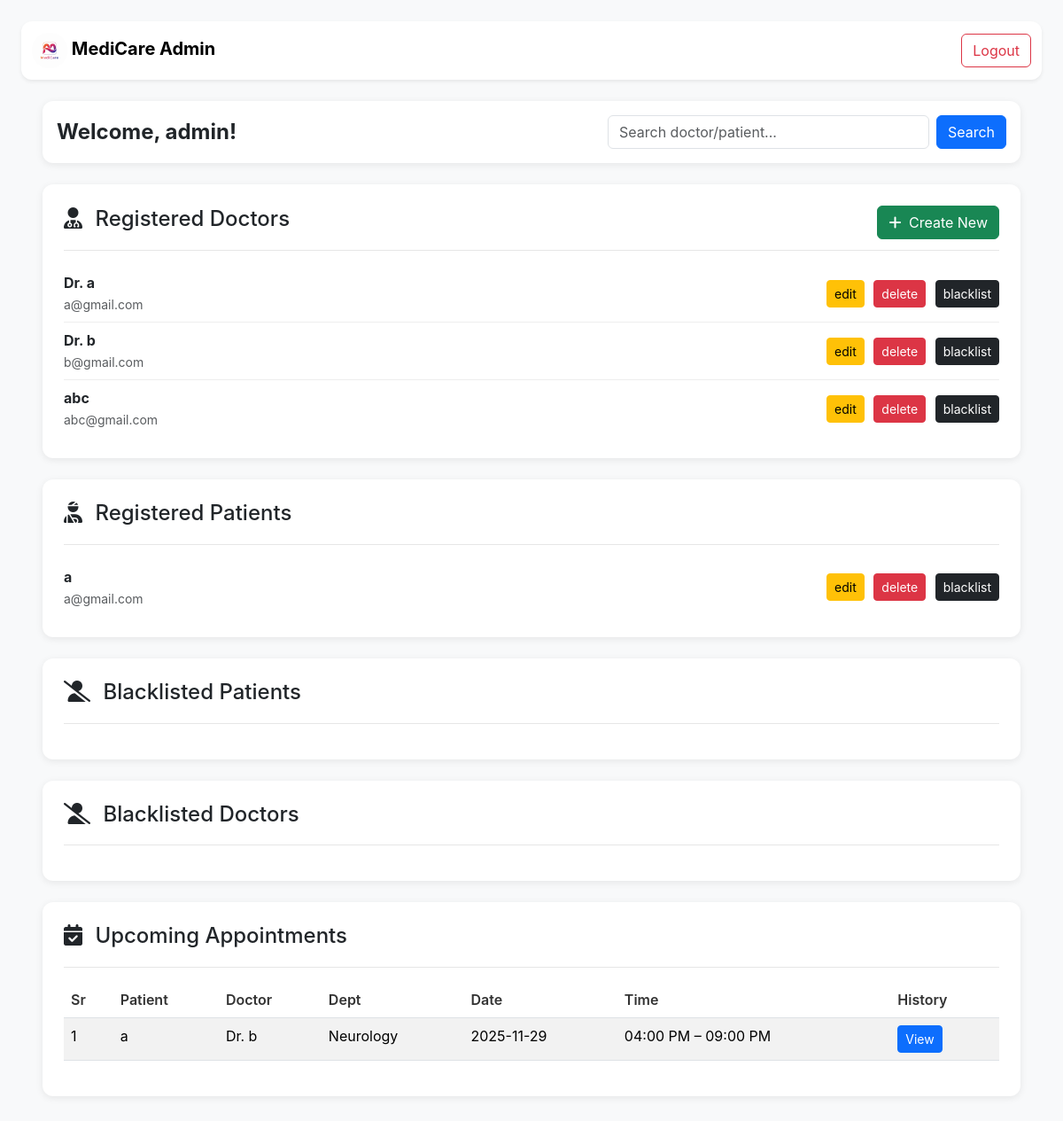
/admin, run on an earlier commit of the app's database.
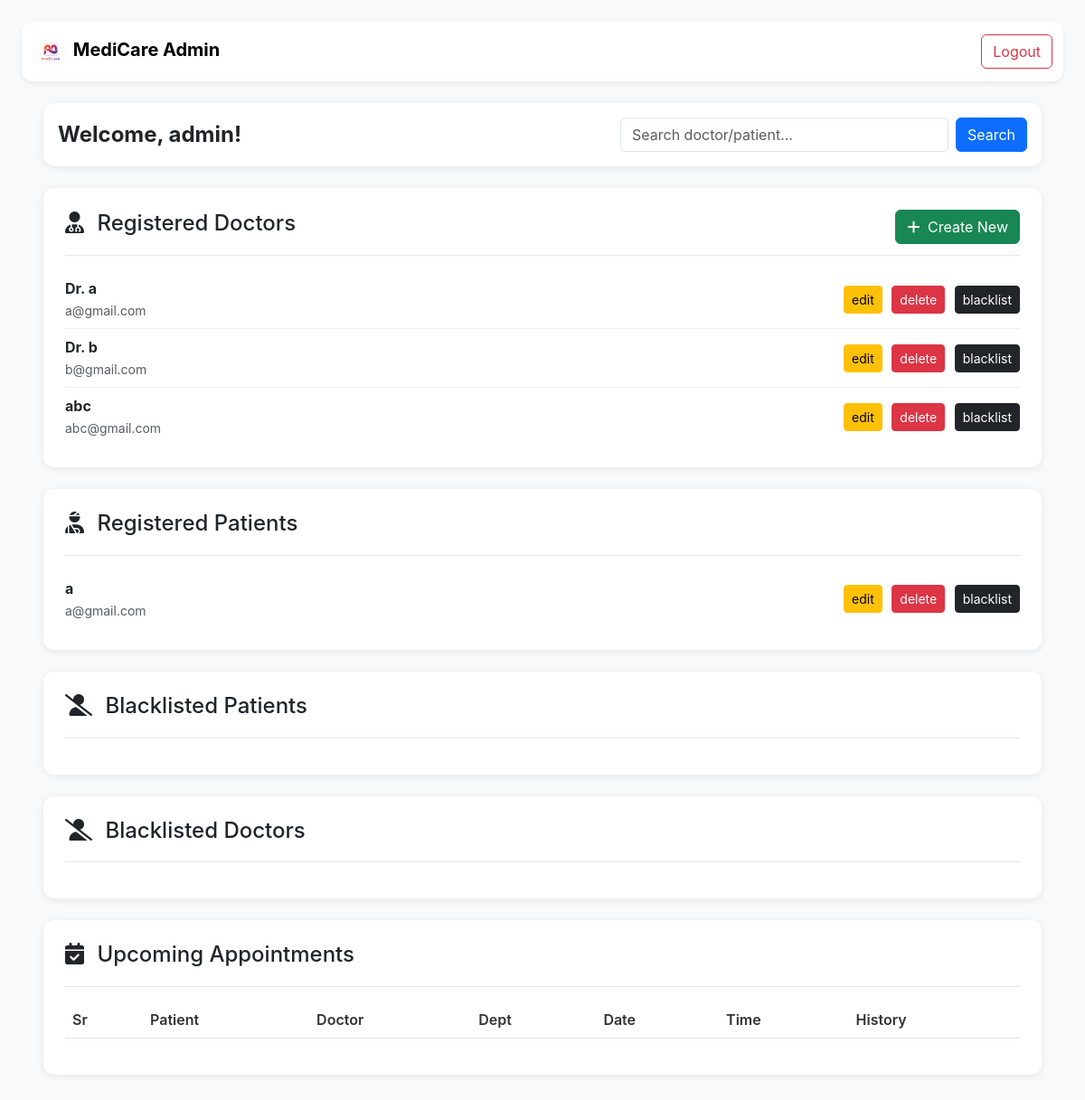
And on a later commit of the database.
### application/models.py (models this page shows)
class Doctor(db.Model):
    __tablename__ = 'doctor'
    id = db.Column(db.Integer(),primary_key = True)
    doctor_name = db.Column(db.String(), nullable=False)
    password = db.Column(db.String(), nullable=False)
    email = db.Column(db.String(), nullable=False)
    department_id = db.Column(db.Integer(), db.ForeignKey('department.id'), nullable=False)
    user_id = db.Column(db.Integer(), db.ForeignKey('user.id', ondelete="CASCADE"), nullable=False)
    type = db.Column(db.String(), nullable=False)
    experience = db.Column(db.Integer(), nullable=False)
    appointment = db.relationship('Appointment', backref='doctor')
    availability = db.relationship('Availability', backref='doctor', cascade="all, delete-orphan")

class Patient(db.Model):
    __tablename__ = 'patient'
    id = db.Column(db.Integer(),primary_key = True)
    blocked = db.Column(db.Boolean(), default=False, nullable=False)
    user_id = db.Column(db.Integer(), db.ForeignKey('user.id', ondelete="CASCADE"), nullable=False)
    name = db.Column(db.String(), nullable=False)
    age = db.Column(db.Integer(), nullable=False)
    gender = db.Column(db.String(), nullable=False)
    phone = db.Column(db.String(), nullable=False)
    email = db.Column(db.String(), nullable=False)
    appointment = db.relationship('Appointment', backref='patient')

class Appointment(db.Model):
    __tablename__ = 'appointment'
    id = db.Column(db.Integer(),primary_key = True)
    patient_id = db.Column(db.Integer(), db.ForeignKey('patient.id', ondelete="CASCADE"), nullable=False)
    doctor_id = db.Column(db.Integer(), db.ForeignKey('doctor.id', ondelete="CASCADE"), nullable=False)
    date = db.Column(db.String(), nullable=False)
    time = db.Column(db.String(), nullable=False)
    visit_type = db.Column(db.String(), default="In-person", nullable=False)
    status = db.Column(db.String(), default="Upcoming")

class Department(db.Model):
    __tablename__ = 'department'
    id = db.Column(db.Integer(),primary_key = True)
    name = db.Column(db.String())
    description = db.Column(db.String())
    doctor = db.relationship('Doctor', backref='department')

### application/controllers.py (the view, shortened to what this page needs)
@app.route("/admin")
def admin_dash():
    q = request.args.get("q", "").strip()
    if q == "":
        doctors = Doctor.query.join(User).filter(User.blocked == False).all()
        blacklisted_doctors = Doctor.query.join(User).filter(User.blocked == True).all()
        patients = Patient.query.filter_by(blocked=False).all()
        blacklisted_patients = Patient.query.filter_by(blocked=True).all()
        upcoming = Appointment.query.join(Patient).join(Doctor).filter(Appointment.status == "Upcoming").all()
    this_user = User.query.filter_by(type="admin").first()
    return render_template("admin_dash.html",
        this_user=this_user,
        doctors=doctors,
        patients=patients,
        q=q,
        blacklisted_patients=blacklisted_patients,
        blacklisted_doctors=blacklisted_doctors,
        upcoming=upcoming)

### templates/admin_dash.html (shortened to what the changed rows need)
<!DOCTYPE html>
<html lang="en">
<head>
    <link href="https://cdn.jsdelivr.net/npm/bootstrap@5.3.2/dist/css/bootstrap.min.css" rel="stylesheet">
</head>
<body class="p-4">
    <main class="container-fluid px-4">
        <div class="card p-4 mb-4">
            <ul class="list-group list-group-flush mt-3">
                {% for d in doctors %}
                <li class="list-group-item d-flex justify-content-between align-items-center">
                    <div>
                        <strong>{{ d.doctor_name }}</strong><br>
                        <small class="text-muted">{{ d.email }}</small>
                    </div>
                    <div class="admin-buttons">
                        <a href="/edit_doctor/{{ d.id }}" class="btn btn-warning btn-sm">edit</a>
                        <a href="/delete_doctor/{{ d.id }}" class="btn btn-danger btn-sm">delete</a>
                        <a href="/blacklist_doctor/{{ d.id }}" class="btn btn-dark btn-sm">blacklist</a>
                    </div>
                </li>
                {% endfor %}
            </ul>
        </div>
        <div class="card p-4 mb-4">
            <ul class="list-group list-group-flush mt-3">
                {% for p in patients %}
                <li class="list-group-item d-flex justify-content-between align-items-center">
                    <div>
                        <strong>{{ p.name }}</strong><br>
                        <small class="text-muted">{{ p.email }}</small>
                    </div>
                    <div class="admin-buttons">
                        <a href="/edit_patient/{{ p.id }}" class="btn btn-warning btn-sm">edit</a>
                        <a href="/delete_patient/{{ p.id }}" class="btn btn-danger btn-sm">delete</a>
                        <a href="/blacklist_patient/{{ p.id }}" class="btn btn-dark btn-sm">blacklist</a>
                    </div>
                </li>
                {% endfor %}
            </ul>
        </div>
        <div class="card p-4 mb-4">
            <div class="table-responsive mt-3">
                <table class="table table-striped">
                    <thead>
                        <tr>
                            <th>Sr</th>
                            <th>Patient</th>
                            <th>Doctor</th>
                            <th>Dept</th>
                            <th>Date</th>
                            <th>Time</th>
                            <th>History</th>
                        </tr>
                    </thead>
                    <tbody>
                        {% for a in upcoming %}
                        <tr>
                            <td>{{ loop.index }}</td>
                            <td>{{ a.patient.name }}</td>
                            <td>{{ a.doctor.doctor_name }}</td>
                            <td>{{ a.doctor.department.name }}</td>
                            <td>{{ a.date }}</td>
                            <td>
                                {% if a.time == "morning" %}
                                08:00 AM – 12:00 PM
                                {% else %}
                                04:00 PM – 09:00 PM
                                {% endif %}
                            </td>
                            <td>
                                <a href="/patient_history?id={{ a.patient_id }}" class="btn btn-primary btn-sm">View</a>
                            </td>
                        </tr>
                        {% endfor %}
                    </tbody>
                </table>
            </div>
        </div>
    </main>
</body>
</html>

What changed in the data, as far as the page shows it:
no longer on this page (row edited): Appointment: patient.name "a", doctor.doctor_name "Dr. b", doctor.department.name "Neurology", date "2025-11-29", time "04:00 PM – 09:00 PM"
